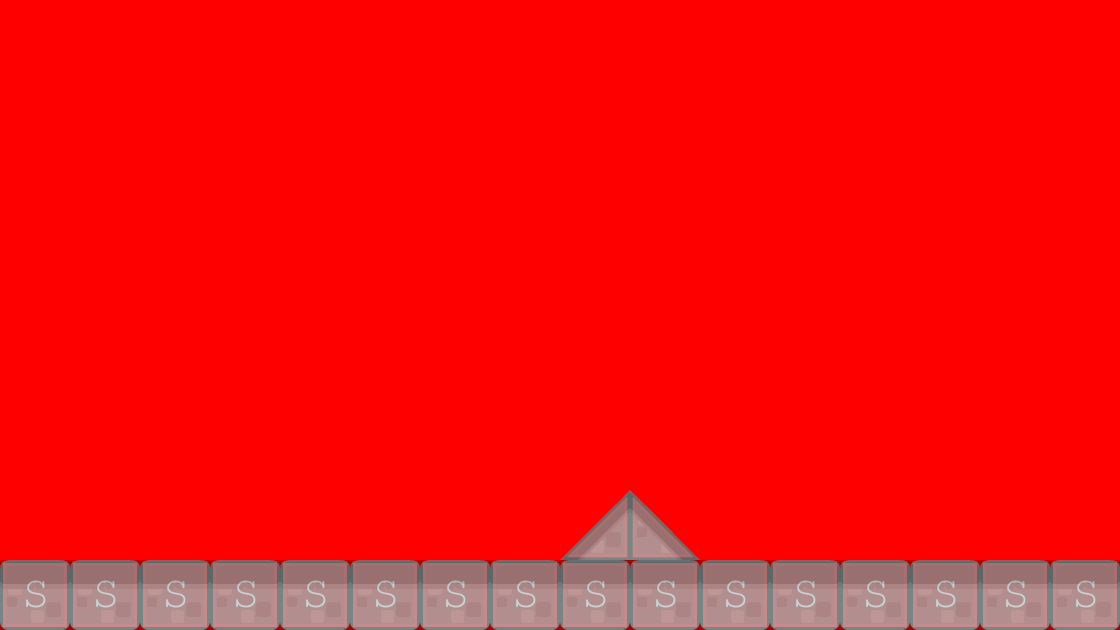

Rendered tile map (Tiled .tmx) drawn with the repository's tilesets; below, a short description and the map source with its tile grids summarised:
An orthogonal 16x9 tile map with 70x70 px tiles, 2 tile layers (Background1, Collision), 2 tilesets and 2 objects (EnemyBase, PlayerBase).

<map version="1.0" orientation="orthogonal" renderorder="right-down" width="16" height="9" tilewidth="70" tileheight="70" backgroundcolor="#ff0000">
 <tileset firstgid="1" name="background-tiles" tilewidth="70" tileheight="70">
  <image source="../img/background-tiles.png" width="910" height="910" />
 </tileset>
 <tileset firstgid="170" name="meta-tiles" tilewidth="70" tileheight="70">
  <image source="../img/meta-tiles.png" width="350" height="70" />
  <tile id="1">
   <properties>
    <property name="type" value="lslope" />
   </properties>
  </tile>
  <tile id="3">
   <properties>
    <property name="type" value="rslope" />
   </properties>
  </tile>
  <tile id="4">
   <properties>
    <property name="type" value="solid" />
   </properties>
  </tile>
 </tileset>
 <layer name="Background1" width="16" height="9">
  <data>[144 cells, 18 non-empty, 3 distinct tile ids]</data>
 </layer>
 <layer name="Collision" width="16" height="9" opacity="0.31">
  <data>[144 cells, 18 non-empty, 3 distinct tile ids]</data>
 </layer>
 <objectgroup name="BaseEntities">
  <object name="EnemyBase" x="910" y="420" width="70" height="140" />
  <object name="PlayerBase" x="140" y="420" width="70" height="140" />
 </objectgroup>
</map>
